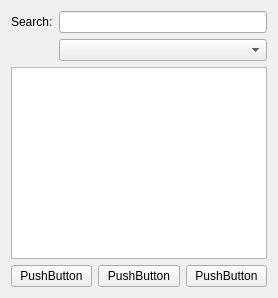
          <widget class="QWidget" name="layoutWidget">
           <layout class="QVBoxLayout" name="verticalLayout_7">
            <item>
             <layout class="QFormLayout" name="formLayout_5">
              <property name="labelAlignment">
               <set>Qt::AlignLeading|Qt::AlignLeft|Qt::AlignTop</set>
              </property>
              <item row="0" column="0">
               <widget class="QLabel" name="label_6">
                <property name="text">
                 <string>Search:</string>
                </property>
               </widget>
              </item>
              <item row="0" column="1">
               <widget class="QLineEdit" name="lineEdit_6"/>
              </item>
              <item row="1" column="1">
               <widget class="QComboBox" name="comboBox_3"/>
              </item>
             </layout>
            </item>
            <item>
             <widget class="QListView" name="listView">
              <property name="sizePolicy">
               <sizepolicy hsizetype="Expanding" vsizetype="Expanding">
                <horstretch>0</horstretch>
                <verstretch>0</verstretch>
               </sizepolicy>
              </property>
             </widget>
            </item>
            <item>
             <layout class="QHBoxLayout" name="horizontalLayout_8">
              <item>
               <widget class="QPushButton" name="pushButton_4">
                <property name="text">
                 <string>PushButton</string>
                </property>
               </widget>
              </item>
              <item>
               <widget class="QPushButton" name="pushButton_5">
                <property name="text">
                 <string>PushButton</string>
                </property>
               </widget>
              </item>
              <item>
               <widget class="QPushButton" name="pushButton_6">
                <property name="text">
                 <string>PushButton</string>
                </property>
               </widget>
              </item>
             </layout>
            </item>
           </layout>
          </widget>
